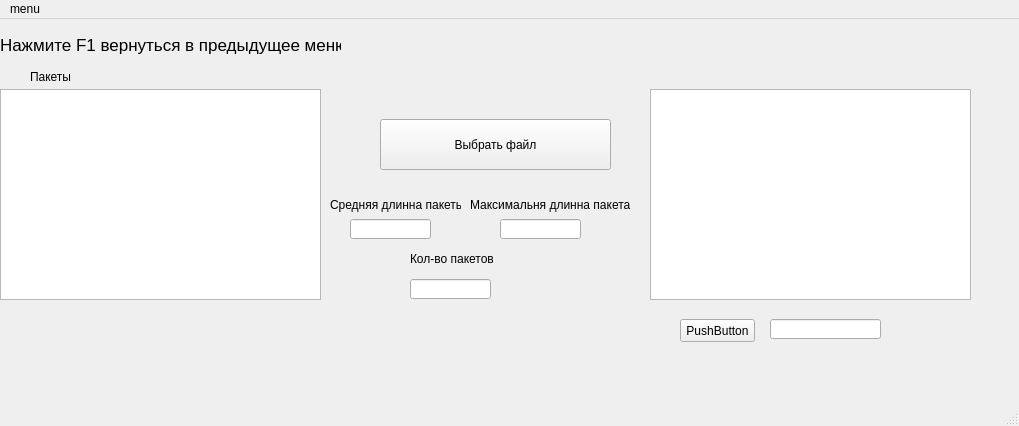
<?xml version="1.0" encoding="UTF-8"?>
<ui version="4.0">
 <class>Pro</class>
 <widget class="QMainWindow" name="Pro">
  <property name="geometry">
   <rect>
    <x>0</x>
    <y>0</y>
    <width>1019</width>
    <height>426</height>
   </rect>
  </property>
  <property name="windowTitle">
   <string>MainWindow</string>
  </property>
  <widget class="QWidget" name="centralwidget">
   <widget class="QLabel" name="label">
    <property name="geometry">
     <rect>
      <x>0</x>
      <y>0</y>
      <width>341</width>
      <height>51</height>
     </rect>
    </property>
    <property name="font">
     <font>
      <pointsize>13</pointsize>
     </font>
    </property>
    <property name="text">
     <string>Нажмите F1 вернуться в предыдущее меню</string>
    </property>
   </widget>
   <widget class="QPushButton" name="pushButton">
    <property name="geometry">
     <rect>
      <x>380</x>
      <y>100</y>
      <width>231</width>
      <height>51</height>
     </rect>
    </property>
    <property name="text">
     <string>Выбрать файл</string>
    </property>
   </widget>
   <widget class="QTableView" name="tableView">
    <property name="geometry">
     <rect>
      <x>0</x>
      <y>70</y>
      <width>321</width>
      <height>211</height>
     </rect>
    </property>
   </widget>
   <widget class="QLabel" name="label_2">
    <property name="geometry">
     <rect>
      <x>330</x>
      <y>170</y>
      <width>131</width>
      <height>31</height>
     </rect>
    </property>
    <property name="text">
     <string>Средняя длинна пакеты</string>
    </property>
   </widget>
   <widget class="QLabel" name="label_3">
    <property name="geometry">
     <rect>
      <x>470</x>
      <y>170</y>
      <width>171</width>
      <height>31</height>
     </rect>
    </property>
    <property name="text">
     <string>Максимальня длинна пакета</string>
    </property>
   </widget>
   <widget class="QLineEdit" name="lineEdit">
    <property name="geometry">
     <rect>
      <x>350</x>
      <y>200</y>
      <width>81</width>
      <height>20</height>
     </rect>
    </property>
   </widget>
   <widget class="QLineEdit" name="lineEdit_2">
    <property name="geometry">
     <rect>
      <x>500</x>
      <y>200</y>
      <width>81</width>
      <height>20</height>
     </rect>
    </property>
   </widget>
   <widget class="QLabel" name="label_4">
    <property name="geometry">
     <rect>
      <x>410</x>
      <y>230</y>
      <width>101</width>
      <height>20</height>
     </rect>
    </property>
    <property name="text">
     <string>Кол-во пакетов</string>
    </property>
   </widget>
   <widget class="QLineEdit" name="lineEdit_3">
    <property name="geometry">
     <rect>
      <x>410</x>
      <y>260</y>
      <width>81</width>
      <height>20</height>
     </rect>
    </property>
   </widget>
   <widget class="QLabel" name="label_5">
    <property name="geometry">
     <rect>
      <x>30</x>
      <y>50</y>
      <width>271</width>
      <height>16</height>
     </rect>
    </property>
    <property name="text">
     <string>Пакеты</string>
    </property>
   </widget>
   <widget class="QPushButton" name="pushButton_2">
    <property name="geometry">
     <rect>
      <x>680</x>
      <y>300</y>
      <width>75</width>
      <height>23</height>
     </rect>
    </property>
    <property name="text">
     <string>PushButton</string>
    </property>
   </widget>
   <widget class="QLineEdit" name="lineEdit_4">
    <property name="geometry">
     <rect>
      <x>770</x>
      <y>300</y>
      <width>111</width>
      <height>20</height>
     </rect>
    </property>
   </widget>
   <widget class="QTableView" name="tableView_2">
    <property name="geometry">
     <rect>
      <x>650</x>
      <y>70</y>
      <width>321</width>
      <height>211</height>
     </rect>
    </property>
   </widget>
  </widget>
  <widget class="QMenuBar" name="menubar">
   <property name="geometry">
    <rect>
     <x>0</x>
     <y>0</y>
     <width>1019</width>
     <height>21</height>
    </rect>
   </property>
   <widget class="QMenu" name="menumenu">
    <property name="title">
     <string>menu</string>
    </property>
    <addaction name="actionreturn"/>
    <addaction name="actionfile"/>
   </widget>
   <addaction name="menumenu"/>
  </widget>
  <widget class="QStatusBar" name="statusbar"/>
  <action name="actionreturn">
   <property name="text">
    <string>return</string>
   </property>
   <property name="shortcut">
    <string>F1</string>
   </property>
  </action>
  <action name="actionfile">
   <property name="text">
    <string>file</string>
   </property>
   <property name="shortcut">
    <string>F2</string>
   </property>
  </action>
 </widget>
 <resources/>
 <connections>
  <connection>
   <sender>actionreturn</sender>
   <signal>triggered()</signal>
   <receiver>Pro</receiver>
   <slot>close()</slot>
   <hints>
    <hint type="sourcelabel">
     <x>-1</x>
     <y>-1</y>
    </hint>
    <hint type="destinationlabel">
     <x>229</x>
     <y>195</y>
    </hint>
   </hints>
  </connection>
 </connections>
</ui>
